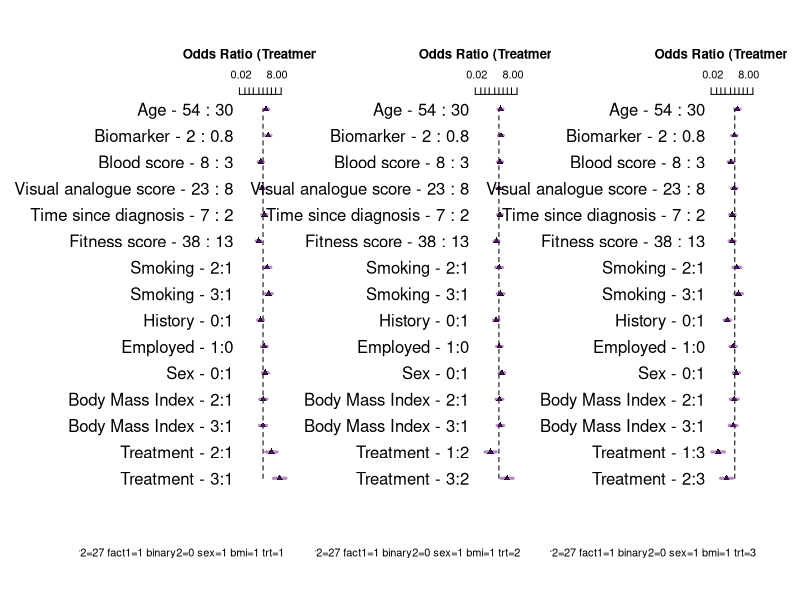
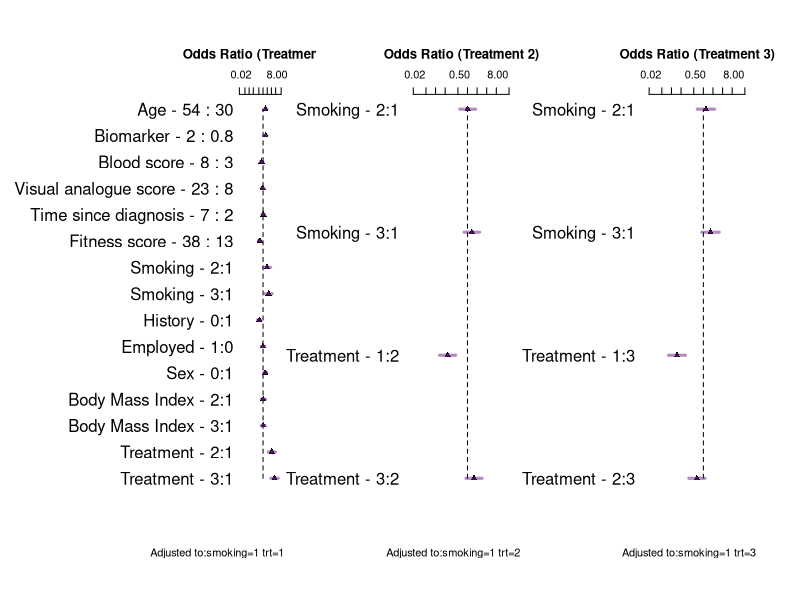
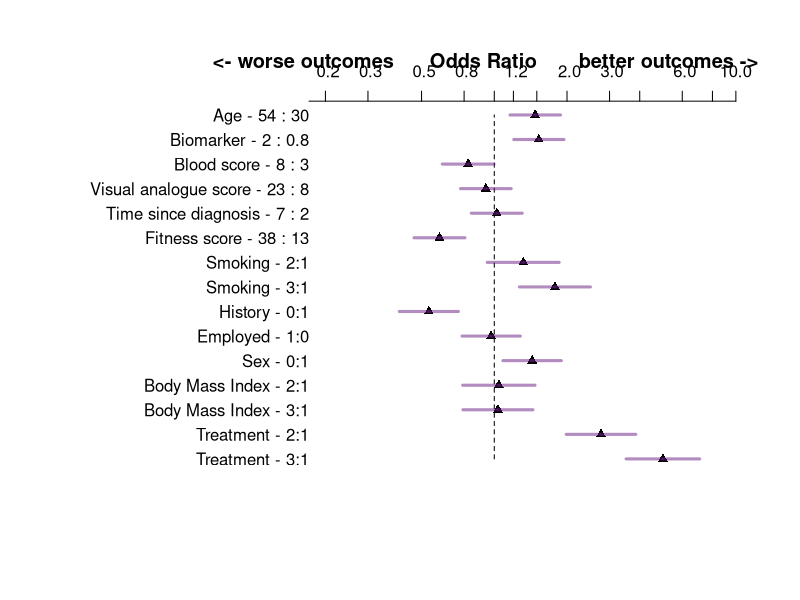

Here is the R script that generated these plots, in order:
#~~~~~~~~~~~~~~~~~~~~~~~~~~~~~~~~~~~~~~~~~~~~~~~~~~~~~~~~~~~~~~~~~~~~~~~~~~~~~~~~~~~~~~~
# Rshiny code stripped from R shiny
#~~~~~~~~~~~~~~~~~~~~~~~~~~~~~~~~~~~~~~~~~~~~~~~~~~~~~~~~~~~~~~~~~~~~~~~~~~~~~~~~~~~~~~~
rm(list=ls())   
set.seed(3333)          # reproducible
 
library(reshape)
library(rms)
 
options(max.print=1000000)    

## convenience functions
p0 <- function(x) {formatC(x, format="f", digits=1)}
p1 <- function(x) {formatC(x, format="f", digits=1)}
p2 <- function(x) {formatC(x, format="f", digits=2)}
p3 <- function(x) {formatC(x, format="f", digits=3)}
p4 <- function(x) {formatC(x, format="f", digits=4)}
p5 <- function(x) {formatC(x, format="f", digits=5)}

logit <-     function(p) log(1/(1/p-1))
expit <-     function(x) 1/(1/exp(x) + 1)
inv_logit <- function(logit) exp(logit) / (1 + exp(logit))
is.even <-   function(x){ x %% 2 == 0 }                       # function to id. odd maybe useful
options(width=200)

 # select the design to simulate
 Design = "Treatment interacts with all variables" 
 Design = "Treatment interacts with smoking only" 
 Design = "No-interaction logit-additive model"
                                  
 # coefficient on log odds scale
 
                                  intercept <- -3
                                  n=1000
                                  v1 = 1
                                  v2 = 1/(65-18)
                                  v3 = 0.4
                                  v4 = 0
                                  v5 = 1/3
                                  v6 = -.5/10
                                  v7 = 0.25/30
                                  v8 = -.1/10
                                  v9 = -1/50
                                  v10 = log(2)
                                  v11 = -log(1)
                                  v12 = log(0.5)
                 
  #~~~~~~~~~~~~~~~~~~~~~~~~~~~~~~~~~~~~~~~~~~~~~~~~~~~~~~~~~~~~~~~~~~~~~~~~~~~~~~~~~

    randomi <- runif(n) # for Rshiny needed this separate so could control this
  #~~~~~~~~~~~~~~~~~~~~~~~~~~~~~~~~~~~~~~~~~~~~~~~~~~~~~~~~~~~~~~~~~~~~~~~~~~~~~~~~~
 
    trt.coef       <-  v1     # log odds ratio so 1 -> 2.718, so 1 is LARGE
    age.coef       <-  v2     # log odds of 1 over the age range
    smoke.coef     <-  v3     # this is odds of 1.5
    bmi.coef       <-  v4     # this is an odds of 1..50:50
    covar3.coef    <-  v5     # log odds 1 over range of 3
    covar1.coef    <-  v6     # log odds -.05 per unit change
    vas.coef       <-  v7     # log odds .008 per unit change. log odds .25 over 30 units odds 1.27
    time.coef      <-  v8     # log odds -.01 per year, log odds -.1 over 10 years or odds .90
    covar2.coef    <-  v9     # log odds 0.02 per unit, log odds 1 over 50 units or odds 2.7
    fact1.coef     <-  v10    # log odds 0.693 per change in binary, or odds of 2   
    binary2.coef   <-  v11    # log odds 0 per change in binary, or odds of 1  
    sex.coef       <-  v12    # log odds -0.693 per change in binary, or odds of .5  
    
    
    # made up data structure 
    trt      <- sample(1:3,   n, replace=TRUE)      # trt 3 levels
    age      <- sample(18:65, n, replace=TRUE)      # continuous
    bmi      <- sample(1:3,   n, replace=TRUE)      # assume 3 equal groups
    smoking  <- sample(1:3,   n, replace=TRUE)      # categorical assume 3 equal groups
    covar3   <- round(runif(n,0,3),2)
    covar1   <- round(runif(n,0,10),2)
    vas      <- sample(1:30, n, replace=TRUE)
    time     <- round(runif(n,0,10),2)              # years
    covar2   <- sample(1:50, n, replace=TRUE)
    fact1    <- sample(0:1,  n, replace=TRUE)
    binary2  <- sample(0:1,  n, replace=TRUE)
    sex      <- sample(0:1,  n, replace=TRUE)
    
    #~~~~~~~~~~~~~~~~~~~~~~~~~~~~~~~~~~~~~~~~~~~~~~~~~~~~~~~~~~~~~~~~~~~~~~~~~~~~~~~~~~~~~~~~~~~~~~~~~~~~~~~~~~~~~~~~~~~~~~~~~~~~linear predictor
    if ( ( Design) == "Treatment interacts with all variables" )  {
      
      lp = intercept + trt*trt.coef*(smoking*smoke.coef   +   age*age.coef  + bmi*bmi.coef + covar3*covar3.coef +
                                       covar1*covar1.coef + vas*vas.coef + time*time.coef + covar2*covar2.coef +
                                       fact1*fact1.coef +
                                       binary2*binary2.coef + sex*sex.coef) 
      
    }   else if ( ( Design ) == "Treatment interacts with smoking only" ) {    
      
      # truth  only smoking interacts  with trt
      lp = intercept + (trt*trt.coef*smoking*smoke.coef)   +   age*age.coef   + bmi*bmi.coef + covar3*covar3.coef +
                                       covar1*covar1.coef + vas*vas.coef + time*time.coef + covar2*covar2.coef + fact1*fact1.coef +
                                      binary2*binary2.coef + sex*sex.coef
      
    }   else if ( ( Design) == "No-interaction logit-additive model" ) {  
      
      # truth no interactions
      lp = intercept + trt*trt.coef + smoking*smoke.coef + age*age.coef  + bmi*bmi.coef + covar3*covar3.coef +
                                      covar1*covar1.coef + vas*vas.coef + time*time.coef + covar2*covar2.coef + fact1*fact1.coef +
                                       binary2*binary2.coef + sex*sex.coef
    }
    
    
    y <- ifelse(randomi < plogis(lp), 1, 0)   # one liner ,  randomi obj is necessary for R shiny
    
    datx <- data.frame(cbind(y,  trt ,  smoking, age, covar3, covar1, vas, time, covar2, fact1, binary2, sex, bmi))
 
    #~~~~~~~~~~~~~~~~~~~~~~~~~~~~~~~~~~~~~~~~~~~~~~~~~~~~~~~~~~~~~~~~~~~~~~~~~~~~~~~

    da <-  datx 
    
    da$trt <-     factor(da$trt)
    da$smoking <- factor(da$smoking)
    da$fact1 <-   factor(da$fact1)
    da$binary2 <- factor(da$binary2)
    da$sex <-     factor(da$sex)
    da$bmi <-     factor(da$bmi)
    
    label(da$age)                <- 'Age'                       # labels for forest plots
    label(da$trt)                <- 'Treatment'
    label(da$bmi)                <- 'Body Mass Index'
    label(da$smoking)            <- 'Smoking'
    label(da$covar3)             <- 'Biomarker'
    label(da$covar1)             <- 'Blood score'
    label(da$vas)                <- 'Visual analogue score'
    label(da$time)               <- 'Time since diagnosis'
    label(da$covar2)             <- 'Fitness score'
    label(da$fact1)              <- "History"
    label(da$binary2)            <- "Employed"
    label(da$sex)                <- 'Sex'
    
    dd <<- datadist(da)
    options(datadist="dd")
    
    A<-lrm(y~   trt * (smoking  + age  + bmi + covar3 + covar1 + vas + time + covar2 + fact1 + binary2 +sex),da)  # all interact with trt
    B<-lrm(y~  (trt *  smoking) + age  + bmi + covar3 + covar1 + vas + time + covar2 + fact1 + binary2 +sex, da)  # smoking * trt only
    C<-lrm(y~   trt +  smoking  + age +  bmi + covar3 + covar1 + vas + time + covar2 + fact1 + binary2 +sex, da)  # main effect
    
    #outputx <- Design
    
    if ( Design == "Treatment interacts with all variables" )  {
      
      f <- A
      
    }   else if (  Design == "Treatment interacts with smoking only" ) {
      
      f <- B
      
    }   else if (  Design== "No-interaction logit-additive model" ) {
      
      f <- C
    }
  #~~~~~~~~~~~~~~~~~~~~~~~~~~~~~~~~~~~~~~~~~~~~~~~~~~~~~~~~~~~~~~~~~~~~~~~~~~~~~~~~~rel explained variation
 
    L1 <-   var(predict(B, type='fitted')) / 
            var(predict(A, type='fitted')) 
    
    L2 <-   var(predict(C, type='fitted')) / 
            var(predict(A, type='fitted')) 
    
    L3 <-   var(predict(C, type='fitted')) / 
            var(predict(B, type='fitted')) 
    
    L1
    L2  
    L3 
    
  #~~~~~~~~~~~~~~~~~~~~~~~~~~~~~~~~~~~~~~~~~~~~~~~~~~~~~~~~~~~~~~~~~~~~~~~~~~~~~~~~~~~~~~~~~~~~~~~~~~~~~~~~~~~~~
  
 
    k1 <- contrast(A, list(smoking=c(2), trt=c(1:3)), list(smoking=c(1), trt=c(1:3)) , fun=exp) 
    z1 <- print(k1, X=TRUE)   
    
    lrtest( A, B)
    
    lrtest( A, C)
    
    lrtest( B, C)
    
     
  
  #~~~~~~~~~~~~~~~~~~~~~~~~~~~~~~~~~~~~~~~~~~~~~~~~~~~~~~~~~~~~~~~~~~~~~~~~~~~~~~~~~~~~~~~~~~~~~~~~~~~~~~~~~~~~~
   # FULL INTERACTION MODEL
  #~~~~~~~~~~~~~~~~~~~~~~~~~~~~~~~~~~~~~~~~~~~~~~~~~~~~~~~~~~~~~~~~~~~~~~~~~~~~~~~~~~~~~~~~~~~~~~~~~~~~~~~~
  
    (A1 <- summary(A, smoking=1, age, covar3, covar1, vas, time, covar2, fact1, binary2, sex, bmi=1, trt=1, est.all=FALSE, vnames=c( "labels")))
    
    (A2 <- summary(A, smoking=1, age, covar3, covar1, vas, time, covar2, fact1, binary2, sex, bmi=1, trt=2, est.all=FALSE, vnames=c( "labels")))
    
    (A3 <- summary(A, smoking=1, age, covar3, covar1, vas, time, covar2, fact1, binary2, sex, bmi=1, trt=3, est.all=FALSE, vnames=c( "labels")))
    
  #~~~~~~~~~~~~~~~~~~~~~~~~~~~~~~~~~~~~~~~~~~~~~~~~~~~~~~~~~~~~~~~~~~~~~~~~~~~~~~~~~~~~~~~~~~~~~~~~~~~~~~~~
  # SMOKING TRT INTERACTION MODEL
  #~~~~~~~~~~~~~~~~~~~~~~~~~~~~~~~~~~~~~~~~~~~~~~~~~~~~~~~~~~~~~~~~~~~~~~~~~~~~~~~~~~~~~~~~~~~~~~~~~~~~~~~~

    (A1 <- summary(B, smoking=1, age, covar3, covar1, vas, time, covar2, fact1, binary2, sex, bmi=1, trt=1, est.all=FALSE, vnames=c( "labels")))
    
    (A2 <- summary(B, smoking=1,   trt=2, est.all=FALSE, vnames=c( "labels")))
    
    (A3 <- summary(B, smoking=1,   trt=3, est.all=FALSE, vnames=c( "labels")))
    
    
  #~~~~~~~~~~~~~~~~~~~~~~~~~~~~~~~~~~~~~~~~~~~~~~~~~~~~~~~~~~~~~~~~~~~~~~~~~~~~~~~~~~~~~~~~~~~~~~~~~~~~~~~~
  # MAIN EFFECTS MODELL
  #~~~~~~~~~~~~~~~~~~~~~~~~~~~~~~~~~~~~~~~~~~~~~~~~~~~~~~~~~~~~~~~~~~~~~~~~~~~~~~~~~~~~~~~~~~~~~~~~~~~~~~~~
 
    (A1 <- summary(C, smoking=1, age, covar3, covar1, vas, time, covar2, fact1, binary2, sex, bmi=1, trt=1, est.all=FALSE, vnames=c( "labels")))
    
  #~~~~~~~~~~~~~~~~~~~~~~~~~~~~~~~~~~~~~~~~~~~~~~~~~~~~~~~~~~~~~~~~~~~~~~~~~~~~~~~~~~~~~~~~~~~~~~~~~~~~~~~~
  # 
  #~~~~~~~~~~~~~~~~~~~~~~~~~~~~~~~~~~~~~~~~~~~~~~~~~~~~~~~~~~~~~~~~~~~~~~~~~~~~~~~~~~~~~~~~~~~~~~~~~~~~~~~~
  
    par(mfrow=c(1,3)) 
    
    par(oma=c(3,6,1,1)) 
    
    options(digits=1)
    
    plot(summary(A, smoking=1, age, covar3, covar1, vas, time, covar2, fact1, binary2, sex, bmi=1, trt=1, est.all=FALSE, vnames=c( "labels")), 
         log=TRUE, xlim=c(log(.01),log(40)),
         q=c(  0.95 ), at=c(.02,0.05,.1,.2,.5,1,2,4,8,20), lwd=3, pch=17,
         col=   rgb(red=.4,green=.1,blue=.5,alpha=c(.5,.3,.2)),
         col.points='black', cex=1, main= "Odds Ratio (Treatment 1)", cex.main=1.8
    )
    
    plot(summary(A, smoking=1, age, covar3, covar1, vas, time, covar2, fact1, binary2, sex, bmi=1, trt=2, est.all=FALSE, vnames=c( "labels")), 
         log=TRUE, xlim=c(log(.01),log(40)),
         q=c(  0.95 ), at=c(.02,0.05,.1,.2,.5,1,2,4,8,20), lwd=3, pch=17,
         col=   rgb(red=.4,green=.1,blue=.5,alpha=c(.5,.3,.2)),
         col.points='black', cex=1, main= "Odds Ratio (Treatment 2)", cex.main=1.8
    )
    
    plot(summary(A, smoking=1, age, covar3, covar1, vas, time, covar2, fact1, binary2, sex, bmi=1, trt=3, est.all=FALSE, vnames=c( "labels")), 
         log=TRUE, xlim=c(log(.01),log(40)),
         q=c(  0.95 ), at=c(.02,0.05,.1,.2,.5,1,2,4,8,20), lwd=3, pch=17,
         col=   rgb(red=.4,green=.1,blue=.5,alpha=c(.5,.3,.2)),
         col.points='black', cex=1, main= "Odds Ratio (Treatment 3)", cex.main=1.8
    )
    
    par(mfrow=c(1,1))
    
  #~~~~~~~~~~~~~~~~~~~~~~~~~~~~~~~~~~~~~~~~~~~~~~~~~~~~~~~~~~~~~~~~~~~~~~~~~~~~~~~~~~~~~~~~~~~~~~~~~~~~~~~~
    
    A <- B
    
    par(mfrow=c(1,3))
    
    par(oma=c(3,6,1,1))
    
    options(digits=1)
    
    plot(summary(A, smoking=1, age, covar3, covar1, vas, time, covar2, fact1, binary2, sex, bmi=1, trt=1, est.all=FALSE, vnames=c( "labels")),
         log=TRUE, xlim=c(log(.01),log(40)),
         q=c(  0.95 ), at=c(.02,0.05,.1,.2,.5,1,2,4,8,20), lwd=3, pch=17,
         col=   rgb(red=.4,green=.1,blue=.5,alpha=c(.5,.3,.2)),
         col.points='black', cex=1, main= "Odds Ratio (Treatment 1)", cex.main=1.8
    )
    
    plot(summary(A, smoking=1,   trt=2, est.all=FALSE, vnames=c( "labels")),
         log=TRUE, xlim=c(log(.01),log(40)),
         q=c(  0.95 ), at=c(.02,0.05,.1,.2,.5,1,2,4,8,20), lwd=3, pch=17,
         col=   rgb(red=.4,green=.1,blue=.5,alpha=c(.5,.3,.2)),
         col.points='black', cex=1, main= "Odds Ratio (Treatment 2)", cex.main=1.8
    )
    
    plot(summary(A, smoking=1,   trt=3, est.all=FALSE, vnames=c( "labels")),
         log=TRUE, xlim=c(log(.01),log(40)),
         q=c(  0.95 ), at=c(.02,0.05,.1,.2,.5,1,2,4,8,20), lwd=3, pch=17,
         col=   rgb(red=.4,green=.1,blue=.5,alpha=c(.5,.3,.2)),
         col.points='black', cex=1, main= "Odds Ratio (Treatment 3)", cex.main=1.8
    )
    
    par(mfrow=c(1,1))
    
  #~~~~~~~~~~~~~~~~~~~~~~~~~~~~~~~~~~~~~~~~~~~~~~~~~~~~~~~~~~~~~~~~~~~~~~~~~~~~~~~~~~~~~~~~~~~~~~~~~~~~~~~~
  
    A <- C
    
    par(oma=c(3,4,1,1))
    
    options(digits=1)
    
    
    plot(summary(A, smoking=1, age, covar3, covar1, vas, time, covar2, fact1, binary2, sex, bmi=1, trt=1, est.all=FALSE, vnames=c( "labels")),
         log=TRUE, xlim=c(log(.2),log(10)),
         q=c( 0.95 ), at=c( .1,.2,.3,.5,.75,1, 1.2,1.5, 2,3,4,6,8,10), lwd=3, pch=17,
         col=   rgb(red=.4,green=.1,blue=.5,alpha=c(.5,.3,.2)),
         col.points='black', cex=1,  main=" <- worse outcomes      Odds Ratio       better outcomes ->                ", cex.main=1.8 
    )
    

  #~~~~~~~~~~~~~~~~~~~~~~~~~~~~~~~~~~~~~~~~~~~~~~~~~~~~~~~~~~~~~~~~~~~~~~~~~~~~~~~~~~~~~~~~~~~~~~~~~~~~~~~~~~~~~
 
 
